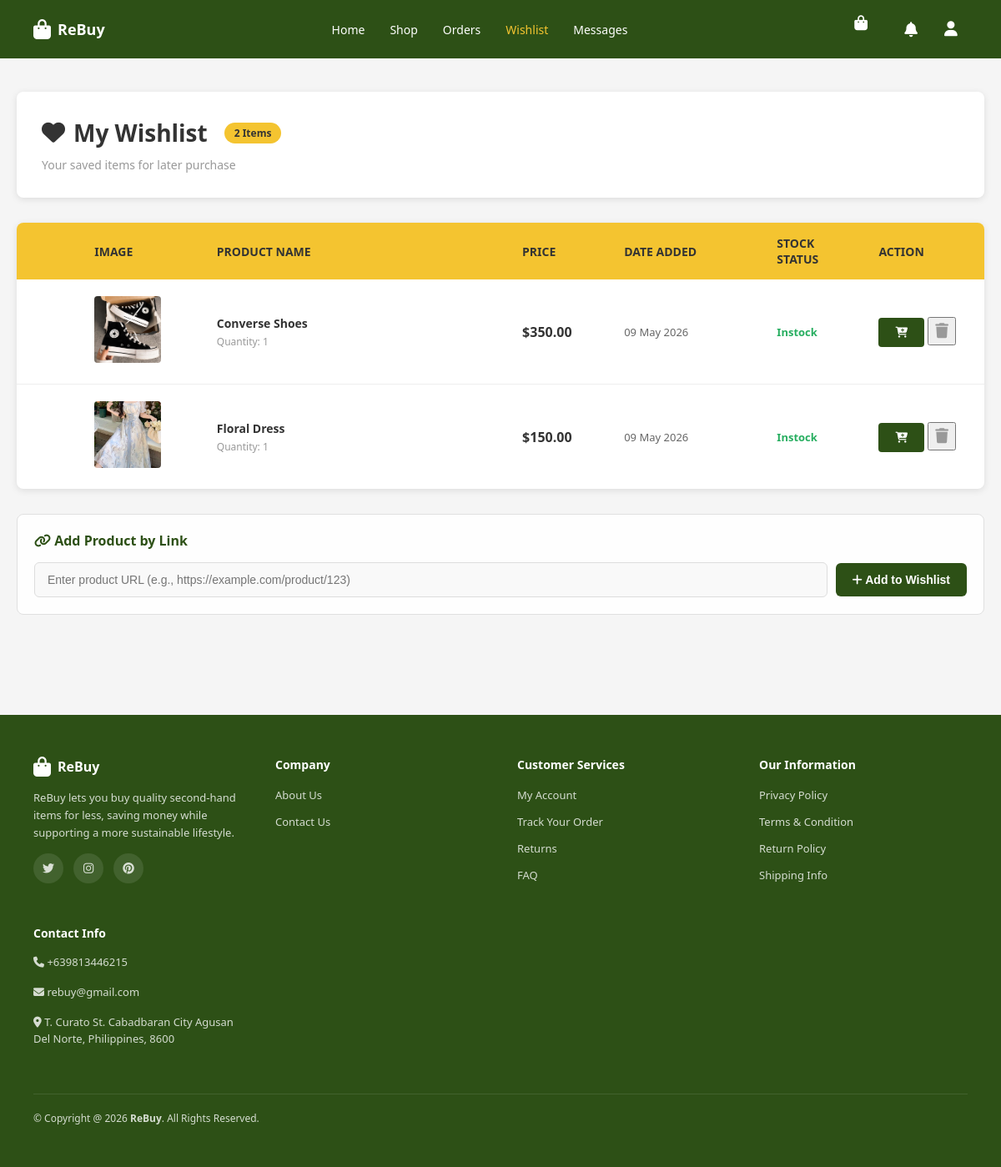
Screenshot of /php/wishlist.php (signed in) with the database file from the repository.
### tables this page shows
CREATE TABLE `wishlist` (
  `id` int(11) NOT NULL,
  `user_id` int(11) NOT NULL,
  `product_id` int(11) NOT NULL,
  `added_at` timestamp NOT NULL DEFAULT current_timestamp()
);

CREATE TABLE `products` (
  `id` int(11) NOT NULL,
  `seller_id` int(11) NOT NULL DEFAULT 1,
  `name` varchar(255) NOT NULL,
  `description` text DEFAULT NULL,
  `price` decimal(10,2) NOT NULL,
  `stock` int(11) DEFAULT 0,
  `original_price` decimal(10,2) DEFAULT NULL,
  `category` varchar(100) DEFAULT NULL,
  `image_url` varchar(255) DEFAULT NULL,
  `stock_quantity` int(11) DEFAULT 0,
  `status` enum('active','inactive','out_of_stock') DEFAULT 'active',
  `rating` float DEFAULT 0,
  `created_at` timestamp NOT NULL DEFAULT current_timestamp(),
  `updated_at` timestamp NOT NULL DEFAULT current_timestamp() ON UPDATE current_timestamp()
);

### php/wishlist.php (the view, shortened to what this page needs)
<?php
include 'db.php';
$user_id = $_SESSION['user_id'];
$stmt = $conn->prepare("
    SELECT p.id, p.name, p.price, p.original_price, p.image_url, p.rating, p.stock_quantity as stock, w.added_at
    FROM wishlist w
    JOIN products p ON w.product_id = p.id
    WHERE w.user_id = ?
    ORDER BY w.id DESC
");
$stmt->bind_param("i", $user_id);
if (!$stmt->execute()) {
    die("Error executing statement: " . $stmt->error);
}
$result = $stmt->get_result();
$wishlist_items = $result->fetch_all(MYSQLI_ASSOC);
?>
<!DOCTYPE html>
<html lang="en">
<head>
    <link rel="stylesheet" href="https://cdnjs.cloudflare.com/ajax/libs/font-awesome/6.5.0/css/all.min.css">
    <link rel="stylesheet" href="../css/header-footer.css">
</head>
<body>
    <div class="page-wrapper">
        <?php include '_header.php'; ?>
        <div class="page-content">
            <div class="wishlist-container">
                <div class="wishlist-header">
                    <h1>
                        <i class="fas fa-heart"></i>
                        My Wishlist
                        <span class="wishlist-counter"><?php echo count($wishlist_items); ?> Items</span>
                    </h1>
                    <p>Your saved items for later purchase</p>
                </div>
                <?php if (empty($wishlist_items)): ?>
                    <div class="empty-wishlist">
                        <i class="fas fa-heart-broken"></i>
                        <h2>Your Wishlist is Empty</h2>
                        <p>Add your favorite items to your wishlist and revisit them whenever you're ready!</p>
                        <a href="shop.php">Continue Shopping</a>
                    </div>
                    <div class="add-by-link-section" style="margin-top: 20px;">
                        <h3><i class="fas fa-link"></i> Add Product by Link</h3>
                        <form method="POST" action="wishlist_add_by_link.php" class="link-form">
                            <div class="link-input-group">
                                <input type="url" name="product_link" placeholder="Enter product URL (e.g., https://example.com/product/123)" required>
                                <button type="submit" class="add-link-btn">
                                    <i class="fas fa-plus"></i> Add to Wishlist
                                </button>
                            </div>
                        </form>
                    </div>
                <?php else: ?>
                    <div class="wishlist-table-wrapper">
                        <table class="wishlist-table">
                            <thead>
                                <tr>
                                    <th></th>
                                    <th>Image</th>
                                    <th>Product Name</th>
                                    <th>Price</th>
                                    <th>Date Added</th>
                                    <th>Stock Status</th>
                                    <th>Action</th>
                                </tr>
                            </thead>
                            <tbody>
                                <?php foreach ($wishlist_items as $item): ?>
                                    <tr>
                                        <td>
                                        </td>
                                        <td class="product-img-cell">
                                            <img src="<?php echo !empty($item['image_url']) ? '../' . htmlspecialchars($item['image_url']) : 'https://via.placeholder.com/80'; ?>" alt="<?php echo htmlspecialchars($item['name']); ?>">
                                        </td>
                                        <td>
                                            <div class="product-name-cell"><?php echo htmlspecialchars($item['name']); ?></div>
                                            <div class="product-quantity">Quantity: 1</div>
                                        </td>
                                        <td class="price-cell">$<?php echo number_format($item['price'], 2); ?></td>
                                        <td class="date-cell"><?php echo date('d F Y', strtotime($item['added_at'])); ?></td>
                                        <td class="stock-cell <?php echo $item['stock'] > 0 ? 'instock' : 'outstock'; ?>">
                                            <?php echo $item['stock'] > 0 ? 'Instock' : 'Out of Stock'; ?>
                                        </td>
                                        <td>
                                            <form method="POST" action="cart_add.php">
                                                <button type="submit" class="add-to-cart-btn"><i class="fas fa-cart-plus"></i></button>
                                                <button>
                                                    <a href="wishlist_remove.php?id=<?php echo $item['id']; ?>" class="remove-btn" title="Remove from Wishlist">
                                                        <i class="fas fa-trash"></i>
                                                    </a>
                                                </button>
                                            </form>
                                        </td>
                                    </tr>
                                <?php endforeach; ?>
                            </tbody>
                        </table>
                    </div>
                        <div class="add-by-link-section" style="margin-top: 20px;">
                            <h3><i class="fas fa-link"></i> Add Product by Link</h3>
                            <form method="POST" action="wishlist_add_by_link.php" class="link-form">
                                <div class="link-input-group">
                                <input class="wishlist-link-input" type="url" name="product_link" placeholder="Enter product URL (e.g., https://example.com/product/123)" required>
                                <button type="submit" class="add-link-btn">
                                    <i class="fas fa-plus"></i> Add to Wishlist
                                </button>
                                </div>
                            </form>
                        </div>
                <?php endif; ?>
            </div>
    <footer>
        <div class="footer-container">
            <div class="footer-content">
                <div class="footer-section">
                    <div class="footer-logo">
                        <i class="fas fa-shopping-bag"></i>
                        <span>ReBuy</span>
                    </div>
                    <p class="footer-text">ReBuy lets you buy quality second-hand items for less, saving money while supporting a more sustainable lifestyle.</p>
                    <div class="social-links">
                        <a href="#"><i class="fab fa-twitter"></i></a>
                        <a href="#"><i class="fab fa-instagram"></i></a>
                        <a href="#"><i class="fab fa-pinterest"></i></a>
                    </div>
                </div>
                <div class="footer-section">
                    <h3>Company</h3>
                    <ul>
                        <li><a href="about_us.php">About Us</a></li>
                        <li><a href="#">Contact Us</a></li>
                    </ul>
                </div>
                <div class="footer-section">
                    <h3>Customer Services</h3>
                    <ul>
                        <li><a href="settings.php">My Account</a></li>
                        <li><a href="#">Track Your Order</a></li>
                        <li><a href="#">Returns</a></li>
                        <li><a href="#">FAQ</a></li>
                    </ul>
                </div>
                <div class="footer-section">
                    <h3>Our Information</h3>
                    <ul>
                        <li><a href="#">Privacy Policy</a></li>
                        <li><a href="#">Terms & Condition</a></li>
                        <li><a href="#">Return Policy</a></li>
                        <li><a href="#">Shipping Info</a></li>
                    </ul>
                </div>
                <div class="footer-section">
                    <h3>Contact Info</h3>
                    <p class="footer-text"><i class="fas fa-phone"></i> +639813446215</p>
                    <p class="footer-text"><i class="fa-solid fa-envelope"></i> rebuy@gmail.com</p>
                    <p class="footer-text"><i class="fa-solid fa-location-dot"></i> T. Curato St. Cabadbaran City Agusan Del Norte, Philippines, 8600</p>
                </div>
            </div>
            <div class="footer-bottom">
                <p>&copy; Copyright @ 2026 <strong>ReBuy</strong>. All Rights Reserved.</p>
            </div>
        </div>
    </footer>
    </div>
</body>
</html>

### css/header-footer.css (style rules this page uses)
:root { --primary-color: #2d5016; --secondary-color: #f4c430; --text-dark: #333; --text-light: #666; --bg-light: #f5f5f5; --border-color: #e0e0e0; }
* { margin: 0; padding: 0; box-sizing: border-box; }
body { font-family: 'Segoe UI', Tahoma, Geneva, Verdana, sans-serif; background-color: var(--bg-light); color: var(--text-dark); }
footer { background: var(--primary-color); color: white; padding: 50px 40px; margin-top: 80px; }
.footer-container { max-width: 1400px; margin: 0 auto; }
.footer-content { display: grid; grid-template-columns: repeat(auto-fit, minmax(250px, 1fr)); gap: 40px; margin-bottom: 40px; }
.footer-section h3 { margin-bottom: 15px; font-size: 14px; font-weight: 600; }
.footer-section ul { list-style: none; }
.footer-section ul li { margin-bottom: 10px; }
.footer-section a { color: rgba(255,255,255,0.8); text-decoration: none; font-size: 13px; transition: color 0.3s; }
.footer-logo { display: flex; align-items: center; gap: 8px; margin-bottom: 15px; font-size: 16px; font-weight: bold; }
.footer-logo i { font-size: 24px; }
.footer-text { font-size: 13px; color: rgba(255,255,255,0.8); line-height: 1.6; margin-bottom: 15px; }
.social-links { display: flex; gap: 12px; }
.social-links a { width: 36px; height: 36px; border-radius: 50%; background: rgba(255,255,255,0.1); display: flex; align-items: center; justify-content: center; font-size: 14px; transition: background 0.3s; }
.footer-bottom { border-top: 1px solid rgba(255,255,255,0.1); padding-top: 20px; display: flex; justify-content: space-between; align-items: center; font-size: 12px; color: rgba(255,255,255,0.8); }

### rows the page displays
wishlist: product.image_url (picture), product.name "Converse Shoes", product.price "350.00", added_at "09 May 2026"
wishlist: product.image_url (picture), product.name "Floral Dress", product.price "150.00", added_at "09 May 2026"

### other values shown
count($wishlist_items) "2"
